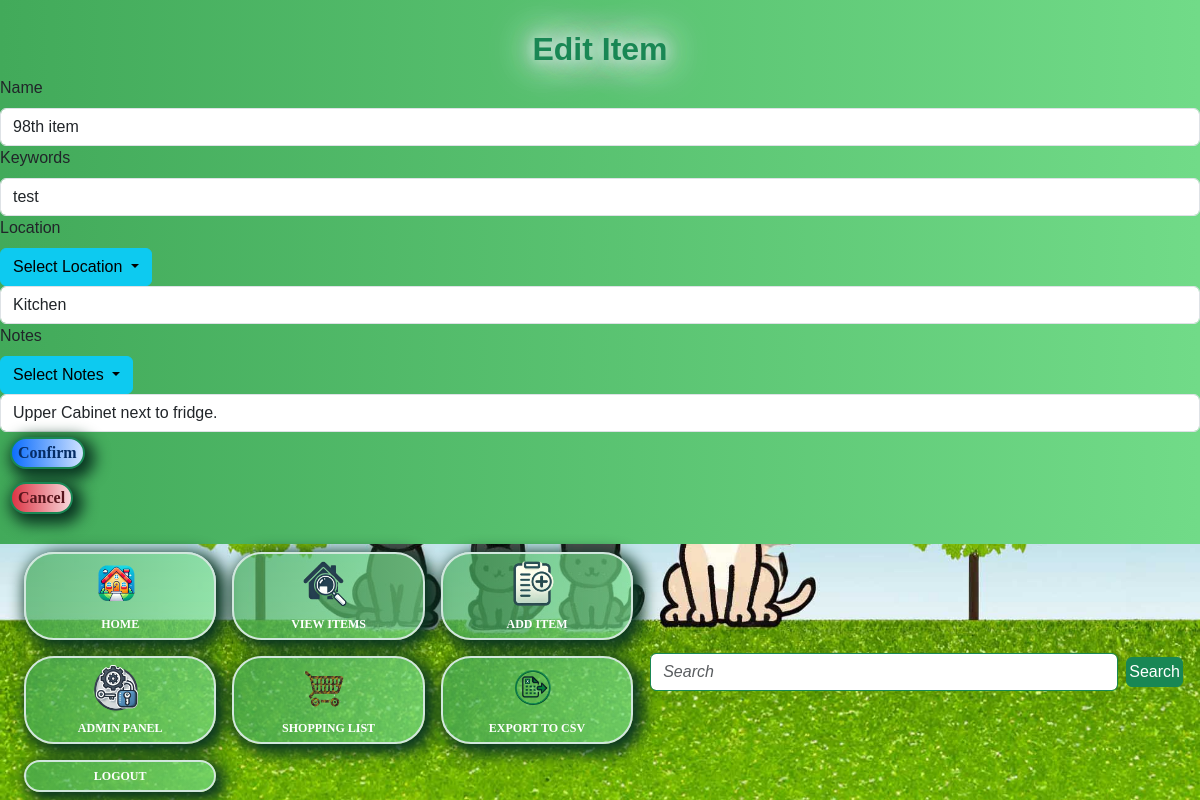
The app's page /edit/101 (signed in) with its own data.
### app/models.py (models this page shows, shortened)
class Item(db.Model):
    id = db.Column(db.Integer, primary_key=True)
    name = db.Column(db.String(100), nullable=False)
    keywords = db.Column(db.String(200), nullable=True)
    location = db.Column(db.String(100), nullable=False)
    notes = db.Column(db.String, nullable=True)

### app/routes.py (the view, shortened to what this page needs)
@app.route('/edit/<int:item_id>', methods=['GET', 'POST'])
@login_required
@admin_required
def edit_item(item_id):
    item = Item.query.get_or_404(item_id)
    form = ItemForm(obj=item)
    locations = get_distinct_locations()
    return render_template('edit_item.html', form=form, locations=locations)

### app/forms.py
class ItemForm(FlaskForm):
    name = StringField('Name', validators=[DataRequired()])
    keywords = StringField('Keywords')
    location = StringField('Location', validators=[DataRequired()])
    notes = StringField('Notes')
    submit = SubmitField('Add Item')

### app/__init__.py (called while the page is built)
@login_manager.user_loader
def load_user(user_id):
    return models.User.query.get(int(user_id))

### app/routes.py (called while the page is built)
def get_distinct_locations():
    locations = Item.query.with_entities(Item.location).distinct().all()
    return [loc[0] for loc in locations]

### app/templates/edit_item.html (shortened to what this page needs)
{% extends "base.html" %}
{% block content %}
<h2>Edit Item</h2>
<form method="POST" action="" class="form">
   <div class="form-group">
    {{ form.name.label(class="form-label") }}<br>
    {{ form.name(class="form-control", size=32, placeholder="What is the name of the item?") }}
  </div>
  <div class="form-group">
    {{ form.keywords.label(class="form-label") }}<br>
    {{ form.keywords(class="form-control", size=32, placeholder="Use keywords for categorizing.") }}
  </div>
  <div class="form-group">
    {{ form.location.label(class="form-label") }}<br>
    <div class="dropdown">
      <button class="btn btn-info dropdown-toggle" type="button" id="dropdownMenuButton" data-bs-toggle="dropdown" aria-expanded="false">
        Select Location
      </button>
    {{ form.location(class="form-control", size=32, id="locationInput", placeholder="What room is this in?") }}
  </div>
  <div class="form-group">
    {{ form.notes.label(class="form-label") }}<br>
    <div class="dropdown">
      <button class="btn btn-info dropdown-toggle" type="button" id="notesDropdownButton" data-bs-toggle="dropdown" aria-expanded="false">
        Select Notes
      </button>
    </div>
    {{ form.notes(class="form-control", placeholder="Where in the room is this item?") }}
  </div>
  <div class="form-group">
    <button type="submit" class="btn btn-primary" id="btnAddItem">Confirm</button>
  </div>
</form>
<a href="{{ url_for('view_items') }}" class="btn btn-secondary mt-2" id="btnCancel">Cancel</a>
{% endblock %}

### app/static/styles.css (style rules this page uses)
body { background: linear-gradient(to right, #42aa5a 0%, #71db88 100%); }
body { font-family: Arial, sans-serif; }
h2, h5 { margin-top: 30px; text-align: center; text-shadow: 0 0 15px #fff, 0 0 50px #d1e7dd, 0 0 35px #fff, 0 0 20px #198754, 0 0 30px #d1e7dd, 0 0 40px #d1e7dd, 2px 2px 2px rgba(206,89,55,0); color: #198754; font-weight: bolder; }
input::placeholder, textarea::placeholder { font-style: italic; font-size: 16px; }
#btnAddItem { margin: 5px 2px 5px 10px; color: #052c65; font-size: 16px; line-height: 16px; padding: 6px; border-radius: 17px; font-family: Georgia, serif; font-weight: 700; text-decoration: none; font-style: normal; font-variant: normal; text-transform: none; background-image: linear-gradient(to right, #0d6efd 0%, #cfe2ff 100%); box-shadow: #0a3622 5px 5px 15px 5px; border: 2px solid #198754; display: inline-block; }
#btnCancel { margin: 5px 2px 5px 10px; color: #58151c; font-size: 16px; line-height: 16px; padding: 6px; border-radius: 17px; font-family: Georgia, serif; font-weight: 700; text-decoration: none; font-style: normal; font-variant: normal; text-transform: none; background-image: linear-gradient(to right, #dc3545 0%, #f8d7da 100%); box-shadow: #0a3622 5px 5px 15px 5px; border: 2px solid #198754; display: inline-block; }

### records on screen
Item: name "98th item", keywords "test", location "Kitchen", notes "Upper Cabinet next to fridge."
